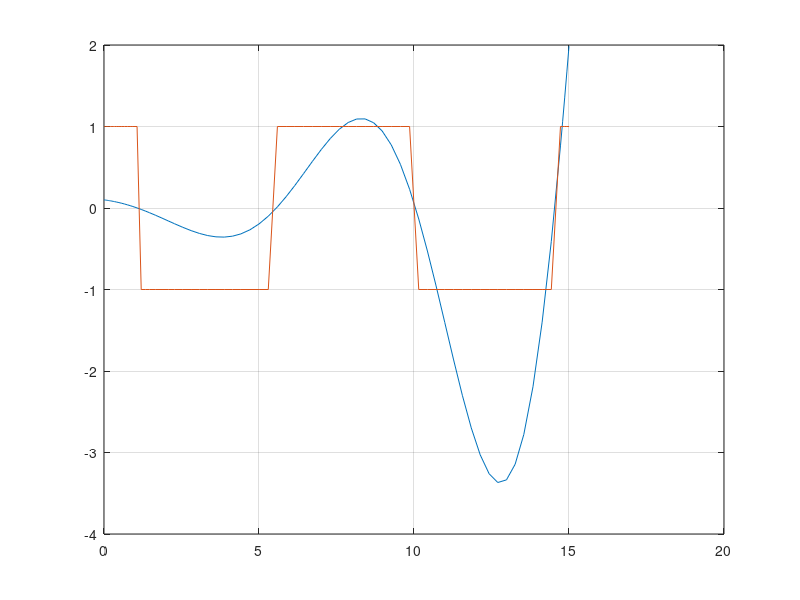

Here is the MATLAB script that generated this plot:
function create_ksi_and_u_graph()
clear; clc; close all;
t_end = 15; d = 0.25; w = 0.7;
odefun = @(t, x) [x(2)*(d^2+w^2); -x(1)+x(2)*2*d];

figure
ksi0 = [0.1 0.1];
[t, x] = ode45(odefun, [0 t_end], ksi0);
plot(t, x(:, 2))
hold on; grid on;

u = zeros(length(t), 1);
for i = 1:length(t)
    if x(i, 2) > 0
        u(i) = 1;
    else
        u(i) = -1;
    end
end
plot(t, u(:, 1))
end

